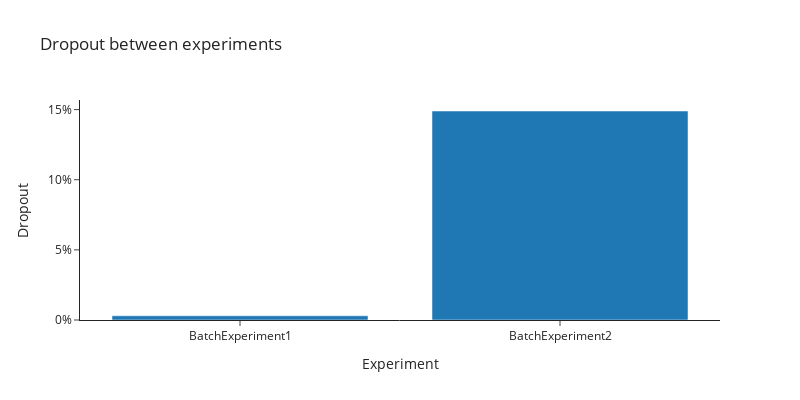

Source (notebook cell):
### Markdown cell above
# Dropout by experiment

### Code cell
df = pd.read_csv(f'{path}erasures_batch_{decoding_type}.txt', sep=',', names=['Experiment', 'Dropout'])
df['Dropout'] = df['Dropout'] / n_sequences

px.bar(
    df,
    x='Experiment',
    y='Dropout',
    title='Dropout between experiments',
    template='simple_white',
    width=800,
    height=400,
).update_layout(barmode='group').update_yaxes(tickformat='1.0%')

### Figure 1 — Plotly figure (JSON) as saved in the notebook; plotly's stock layout.template omitted (floating-point values rounded to 4 significant figures)
{"data": [{"alignmentgroup": "True", "hovertemplate": "Experiment=%{x}<br>Dropout=%{y}<extra></extra>", "legendgroup": "", "marker": {"color": "#1F77B4", "pattern": {"shape": ""}}, "name": "", "offsetgroup": "", "orientation": "v", "showlegend": false, "textposition": "auto", "type": "bar", "x": ["BatchExperiment1", "BatchExperiment2"], "xaxis": "x", "y": [0.003, 0.149], "yaxis": "y"}], "layout": {"barmode": "group", "height": 400, "legend": {"tracegroupgap": 0}, "title": {"text": "Dropout between experiments"}, "width": 800, "xaxis": {"anchor": "y", "domain": [0, 1], "title": {"text": "Experiment"}}, "yaxis": {"anchor": "x", "domain": [0, 1], "tickformat": "1.0%", "title": {"text": "Dropout"}}}}
